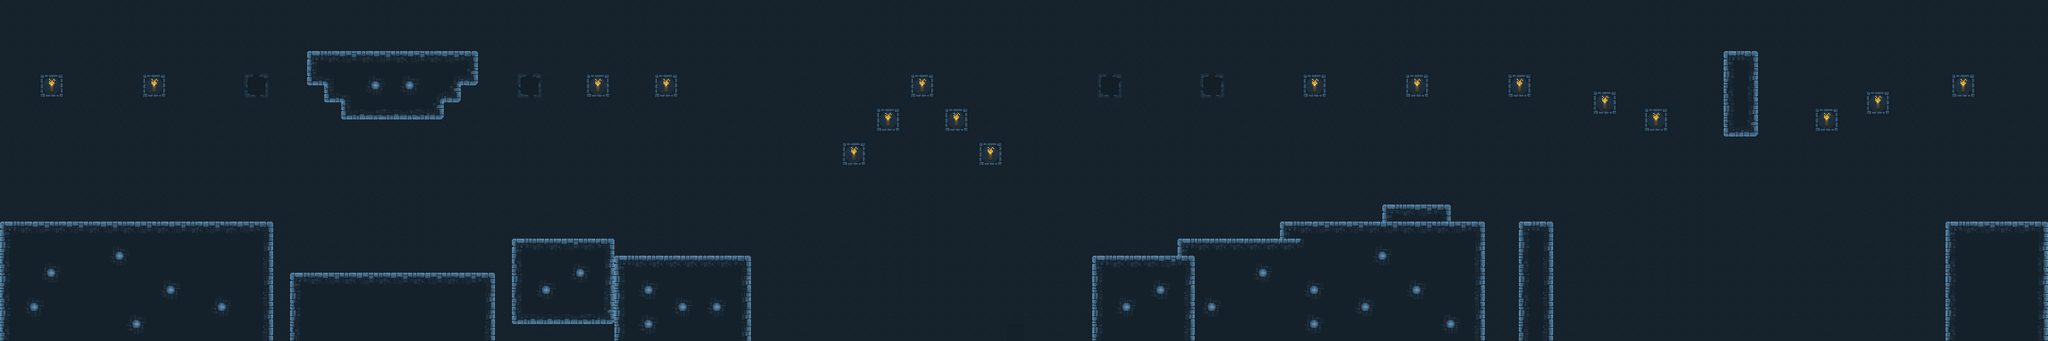

A level layout from a 2D game, rendered from its tile map. Below: a short description, then the map file with tile-grid data replaced by summaries:
An orthogonal 120x20 tile map with 32x32 px tiles, 2 tile layers (foreground, background), 9 tilesets and 31 objects (2x enemy, player, goal).

<map version="1.0" orientation="orthogonal" renderorder="right-down" width="120" height="20" tilewidth="32" tileheight="32" nextobjectid="112">
 <properties>
  <property name="music" value="music1" />
 </properties>
 <tileset firstgid="1" name="tileset" tilewidth="32" tileheight="32" tilecount="54">
  <image source="../images/tileset.png" width="192" height="288" />
 </tileset>
 <tileset firstgid="55" name="enemy" tilewidth="32" tileheight="32" tilecount="1">
  <image source="../images/enemy.png" width="32" height="32" />
 </tileset>
 <tileset firstgid="56" name="player" tilewidth="64" tileheight="64" tilecount="16">
  <image source="../images/player.png" width="256" height="256" />
 </tileset>
 <tileset firstgid="72" name="goal" tilewidth="64" tileheight="64" tilecount="1">
  <image source="../images/goal.png" width="96" height="96" />
 </tileset>
 <tileset firstgid="73" name="coin" tilewidth="32" tileheight="32" tilecount="5">
  <image source="../images/coin.png" width="160" height="32" />
 </tileset>
 <tileset firstgid="78" name="spikes" tilewidth="32" tileheight="32" tilecount="2">
  <image source="../images/spikes.png" width="64" height="32" />
 </tileset>
 <tileset firstgid="80" name="shooter" tilewidth="32" tileheight="32" tilecount="1">
  <image source="../images/shooter.png" width="32" height="32" />
  <tile id="0">
   <properties>
    <property name="ammo" value="1" />
    <property name="face" value="left" />
   </properties>
  </tile>
 </tileset>
 <tileset firstgid="81" name="mobile_platform" tilewidth="128" tileheight="32" tilecount="1">
  <image source="../images/mobile_platform.png" width="128" height="32" />
 </tileset>
 <tileset firstgid="82" name="memory" tilewidth="32" tileheight="32" tilecount="5">
  <image source="../images/memory.png" width="128" height="32" />
  <tile id="0">
   <properties>
    <property name="dialogue" value="stop" />
   </properties>
  </tile>
 </tileset>
 <layer name="foreground" width="120" height="20">
  <data>[2400 cells, 2400 non-empty, 18 distinct tile ids]</data>
 </layer>
 <objectgroup name="characters">
  <object id="1" name="player" type="player" gid="56" x="0" y="416" width="64" height="64" />
  <object id="9" name="goal" type="goal" gid="72" x="3744" y="416" width="64" height="64">
   <properties>
    <property name="nextLevel" value="level2" />
   </properties>
  </object>
  <object id="104" type="enemy" gid="55" x="544" y="512" width="32" height="32" />
  <object id="105" type="enemy" gid="55" x="896" y="512" width="32" height="32" />
 </objectgroup>
 <objectgroup name="platforms">
  <object id="62" gid="81" x="1600" y="512" width="128" height="32">
   <properties>
    <property name="maxDistance" value="6" />
    <property name="speed" value="-100" />
   </properties>
  </object>
  <object id="63" gid="81" x="1728" y="512" width="128" height="32">
   <properties>
    <property name="maxDistance" value="6" />
    <property name="speed" value="100" />
   </properties>
  </object>
  <object id="68" gid="81" x="512" y="448" width="128" height="32">
   <properties>
    <property name="maxDistance" value="10" />
    <property name="speed" value="100" />
   </properties>
  </object>
  <object id="101" gid="81" x="3104" y="448" width="128" height="32">
   <properties>
    <property name="maxDistance" value="6" />
    <property name="speed" value="-100" />
   </properties>
  </object>
  <object id="102" gid="81" x="3328" y="448" width="128" height="32">
   <properties>
    <property name="maxDistance" value="6" />
    <property name="speed" value="100" />
   </properties>
  </object>
 </objectgroup>
 <objectgroup name="spikes">
  <object id="70" gid="78" x="1152" y="480" width="32" height="32" />
  <object id="71" gid="78" x="1184" y="480" width="32" height="32" />
  <object id="72" gid="78" x="1216" y="480" width="32" height="32" />
 </objectgroup>
 <objectgroup name="coins">
  <object id="73" gid="73" x="512" y="416" width="32" height="32" />
  <object id="74" gid="73" x="544" y="384" width="32" height="32" />
  <object id="75" gid="73" x="576" y="416" width="32" height="32" />
  <object id="76" gid="73" x="608" y="384" width="32" height="32" />
  <object id="77" gid="73" x="640" y="416" width="32" height="32" />
  <object id="78" gid="73" x="928" y="416" width="32" height="32" />
  <object id="79" gid="73" x="896" y="384" width="32" height="32" />
  <object id="80" gid="73" x="864" y="416" width="32" height="32" />
  <object id="81" gid="73" x="832" y="384" width="32" height="32" />
  <object id="82" gid="73" x="800" y="416" width="32" height="32" />
  <object id="84" gid="73" x="320" y="352" width="32" height="32" />
  <object id="85" gid="73" x="320" y="320" width="32" height="32" />
  <object id="86" gid="73" x="320" y="288" width="32" height="32" />
  <object id="93" gid="73" x="320" y="384" width="32" height="32" />
  <object id="94" gid="73" x="320" y="416" width="32" height="32" />
 </objectgroup>
 <objectgroup name="memories">
  <object id="89" gid="82" x="160" y="416" width="32" height="32">
   <properties>
    <property name="dialogue" value="stop" />
   </properties>
  </object>
  <object id="109" gid="82" x="1728" y="480" width="32" height="32">
   <properties>
    <property name="dialogue" value="shield" />
   </properties>
  </object>
 </objectgroup>
 <layer name="background" width="120" height="20">
  <data>[2400 cells, 84 non-empty, 8 distinct tile ids]</data>
 </layer>
 <objectgroup name="shooters">
  <object id="110" gid="2147483728" x="2560" y="416" width="32" height="32">
   <properties>
    <property name="ammo" value="2" />
    <property name="facing" value="left" />
   </properties>
  </object>
  <object id="111" gid="2147483728" x="2370" y="444" width="32" height="32">
   <properties>
    <property name="ammo" value="1" />
    <property name="facing" value="left" />
   </properties>
  </object>
 </objectgroup>
</map>
